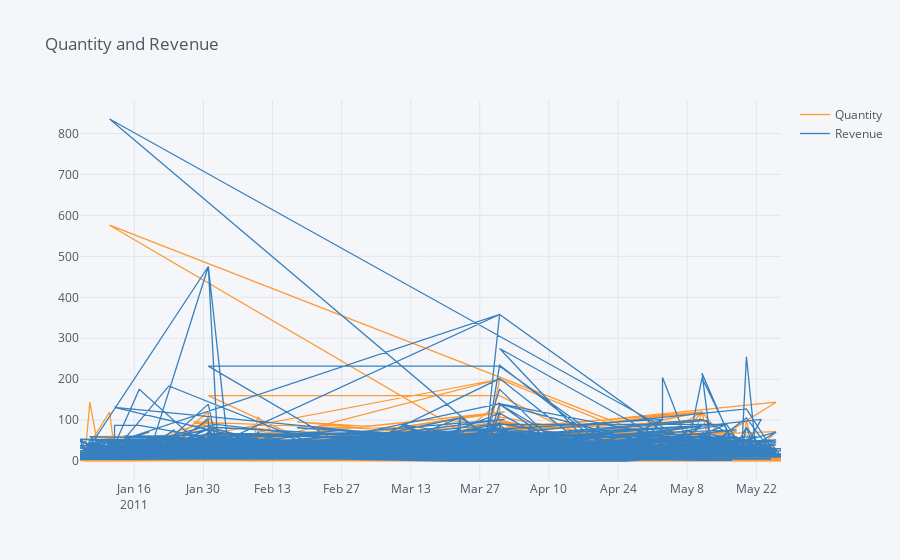

This figure's notebook cell:
### Markdown cell above
## 2. Create an interactive line chart showing quantity and revenue sold to France between January 1st and May 31st 2011.

### Code cell
g2= df[df.Country == 'France']



g2 = g2.loc[(g2['InvoiceDate'] >= '2011-01-01') & (g2['InvoiceDate']<= '2011-05-31')]

g2=g2[['Quantity', 'Revenue', 'InvoiceDate']]
g2.InvoiceDate=g2.InvoiceDate.astype(dtype='string')

g2['InvoiceDate']=g2['InvoiceDate'].str[:10]




g2.iplot(kind='line', x='InvoiceDate', title='Quantity and Revenue')

### Figure 1 — Plotly figure (JSON) as saved in the notebook; plotly's stock layout.template omitted (floating-point values rounded to 4 significant figures; data arrays with more than 128 entries replaced by an {"elided": "..."} marker saying what was removed)
{"data": [{"line": {"color": "rgba(255, 153, 51, 1.0)", "dash": "solid", "shape": "linear", "width": 1.3}, "mode": "lines", "name": "Quantity", "text": "", "type": "scatter", "x": {"elided": "2454 str values"}, "y": {"elided": "2454 int values"}}, {"line": {"color": "rgba(55, 128, 191, 1.0)", "dash": "solid", "shape": "linear", "width": 1.3}, "mode": "lines", "name": "Revenue", "text": "", "type": "scatter", "x": {"elided": "2454 str values"}, "y": {"elided": "2454 float values"}}], "layout": {"legend": {"bgcolor": "#F5F6F9", "font": {"color": "#4D5663"}}, "paper_bgcolor": "#F5F6F9", "plot_bgcolor": "#F5F6F9", "title": {"font": {"color": "#4D5663"}, "text": "Quantity and Revenue"}, "xaxis": {"gridcolor": "#E1E5ED", "showgrid": true, "tickfont": {"color": "#4D5663"}, "title": {"font": {"color": "#4D5663"}, "text": ""}, "zerolinecolor": "#E1E5ED"}, "yaxis": {"gridcolor": "#E1E5ED", "showgrid": true, "tickfont": {"color": "#4D5663"}, "title": {"font": {"color": "#4D5663"}, "text": ""}, "zerolinecolor": "#E1E5ED"}}}
